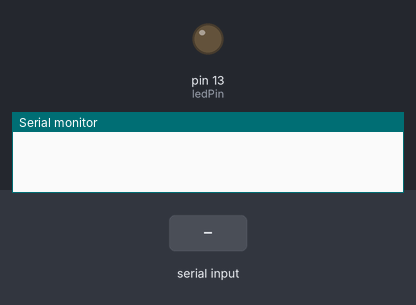
Simulated run of this sketch. Board: Arduino Uno, built with avr-gcc and run on an emulated ATmega328P. On the bench: output pins drawn as LEDs (lit = HIGH), the last lines printed to the serial monitor. The inputs (shaded band) are chosen by the test bench.

Above: at 1.2 s.
1.3 s: "o" received over Serial
At 1.6 s:
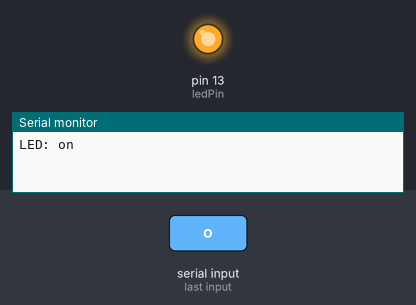
2.8 s: "f" received over Serial
At 3.9 s:
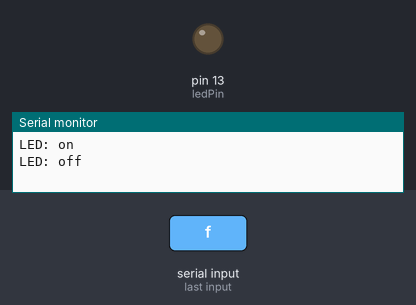
Timing chart, 0 to 5.8 s (numbered marks = the images above; inputs shaded):
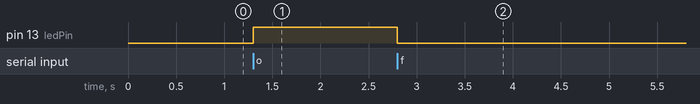

The sketch:

char_led_on_and_off.ino
```cpp
int ledPin = 13;
char state = 0;
int flag = 0;

void setup()
{
pinMode(ledPin, OUTPUT);
digitalWrite(ledPin, LOW);
Serial.begin(9600);
}
void loop()
{
if(Serial.available() > 0)
{
state = Serial.read();
flag=0;
}
if (state == 'o')
{
digitalWrite(ledPin,HIGH);
if(flag == 0)
{
Serial.println("LED: on");
flag = 1;
}
}
else if (state == 'f')
{
digitalWrite(ledPin,LOW);
if(flag == 0)
{
Serial.println("LED: off");
flag = 1;
}
}
}
```

Measured:
- after the input at 1.3 s, pin 13 (ledPin): LOW → HIGH at once
- after the input at 2.8 s, pin 13 (ledPin): HIGH → LOW at once
